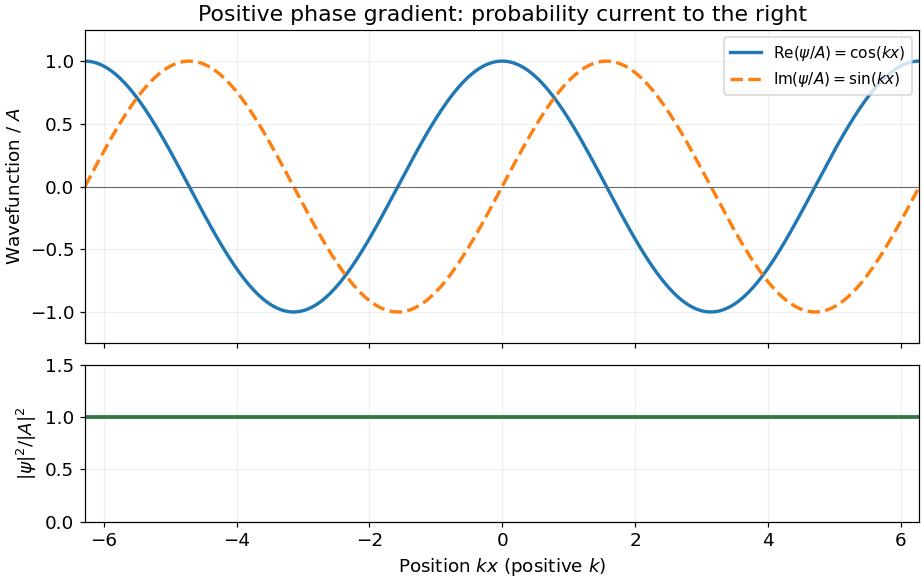

The Python source for this figure:
from pathlib import Path
import matplotlib
matplotlib.use('Agg')
import matplotlib.pyplot as plt
import numpy as np

u = np.linspace(-2*np.pi, 2*np.pi, 1000)
plt.rcParams.update({'font.size': 12})
fig, axes = plt.subplots(2, 1, figsize=(8.4, 5.3), sharex=True, layout='constrained', facecolor='white', gridspec_kw={'height_ratios':[2,1]})
axes[0].plot(u, np.cos(u), label=r'${\rm Re}(\psi/A)=\cos(kx)$', lw=2.2)
axes[0].plot(u, np.sin(u), label=r'${\rm Im}(\psi/A)=\sin(kx)$', lw=2.2, ls='--')
axes[0].set(ylabel=r'Wavefunction / $A$', ylim=(-1.25,1.25), title='Positive phase gradient: probability current to the right')
axes[0].legend(loc='upper right', fontsize=10)
axes[1].plot(u, np.ones_like(u), color='#317844', lw=2.5)
axes[1].set(ylabel=r'$|\psi|^2/|A|^2$', xlabel=r'Position $kx$ (positive $k$)', ylim=(0,1.5), xlim=(u[0],u[-1]))
for ax in axes:
 ax.axhline(0,color='0.4',lw=.7); ax.grid(alpha=.2); ax.set_facecolor('white')
fig.savefig(Path.cwd()/Path(__file__).with_suffix('.png').name, dpi=110, facecolor='white', transparent=False)
